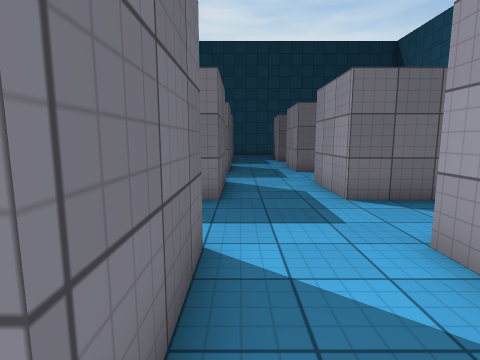
[1] (above)

23 first-person views from a walk through a Unity game level. The camera is 1.4 m above the floor, tilts 8° down and sees 80° across. The floor is counted in squares, 1 m on a side. Each view is taken from the middle of a square. On the plan, view 1 faces up. The plan holds only what a view shows up to about 14 squares ahead; the rest is blank. The player character is not drawn. Surface patterns are stand-ins for the level's own textures.

[2]
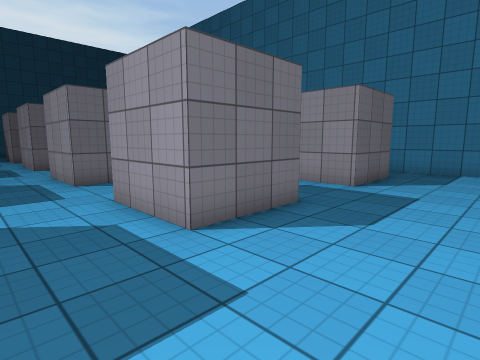

[3]
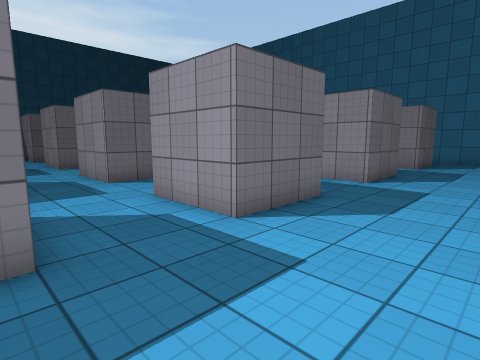

[4]
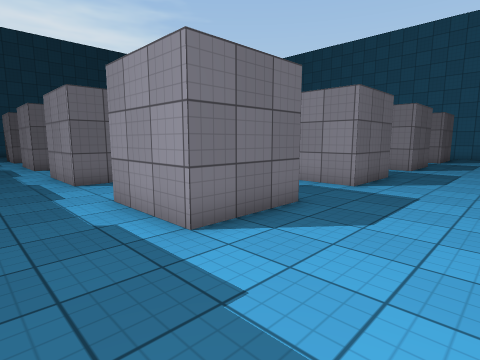

[5]
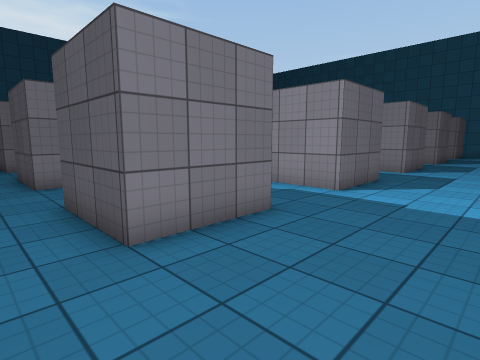

[6]
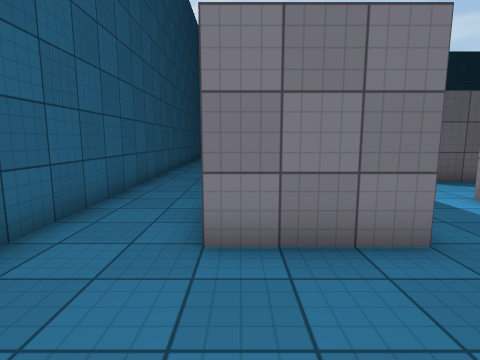

[7]
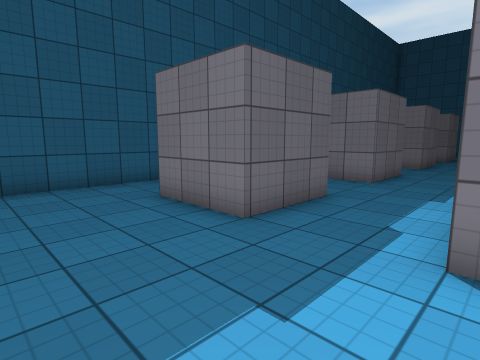

[8]
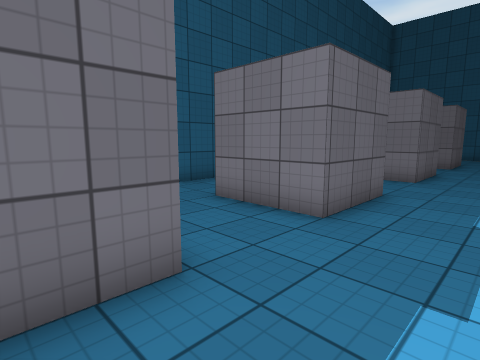

[9]
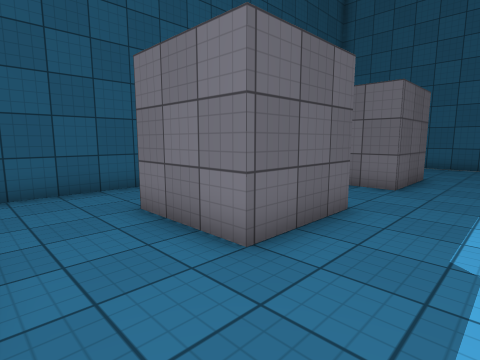

[10]
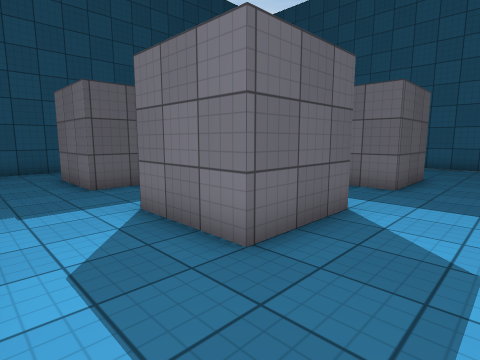

[11]
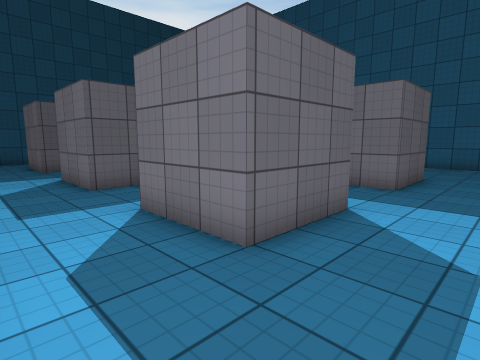

[12]
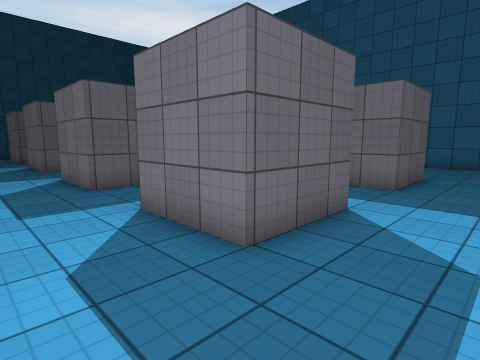

[13]
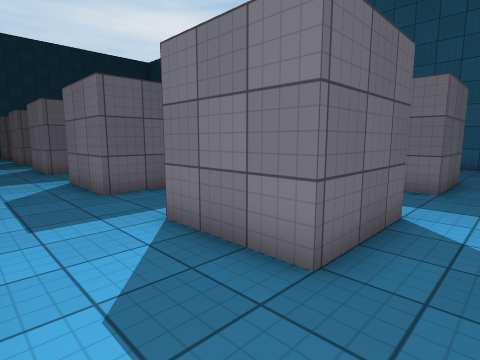

[14]
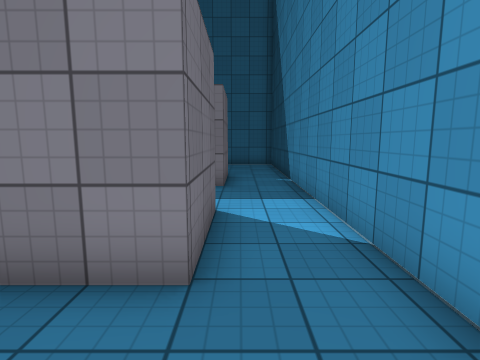

[15]
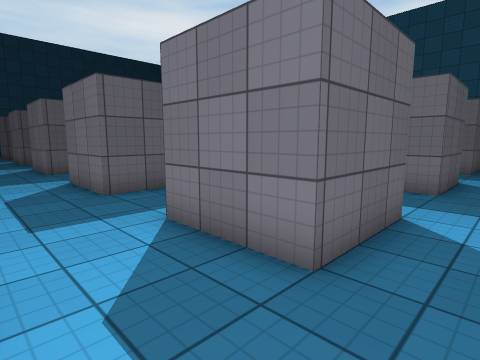

[16]
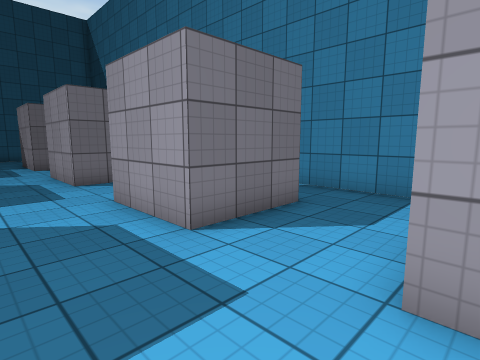

[17]
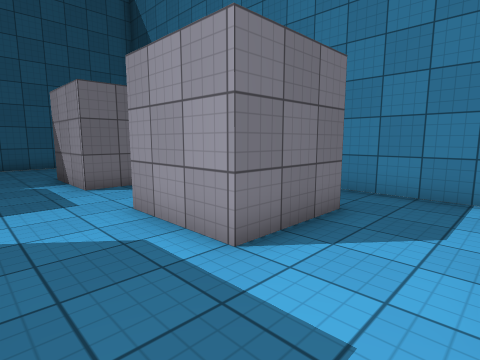

[18]
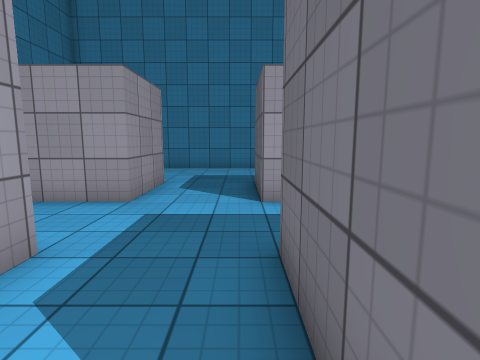

[19]
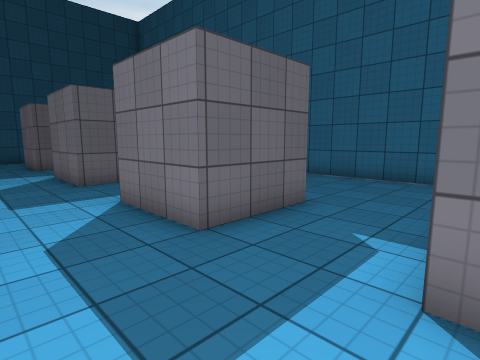

[20]
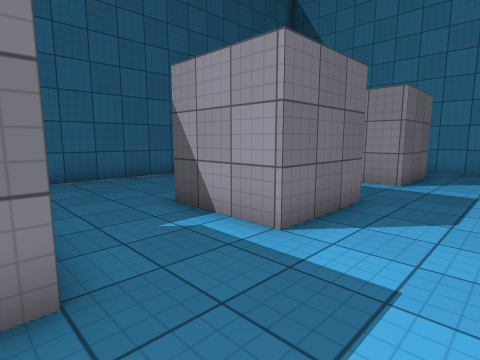

[21]
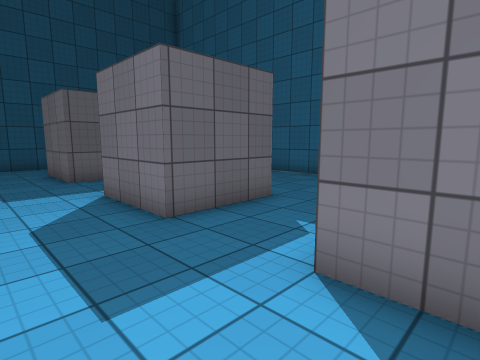

[22]
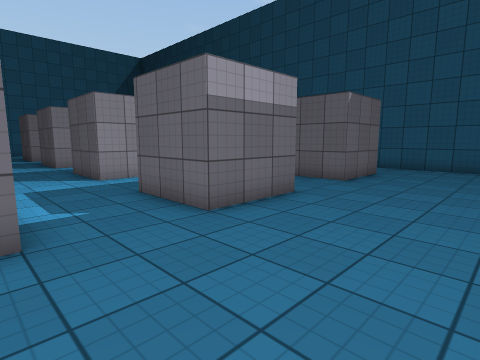

[23]
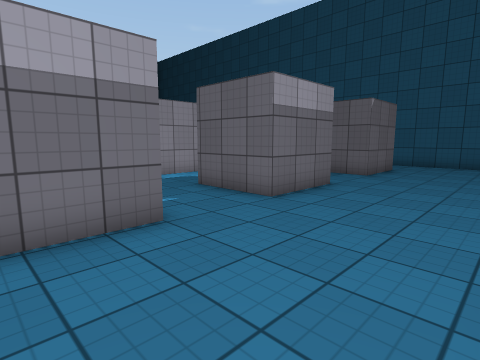

### Floor plan
Points are (right, up) in squares from view 1. A wall is a line through its corners. A room is listed if a view was taken in it or the views show most of it. See-through windows are left out.
Room 1 (views 1, 2, 3, 4, 5, 6, 7, 8, 9, 10, 11, 12, 13, 14, 15, 16, 17, 18, 19, 20, 21, 22, 23)
walls: (-0.5, 9.6) (-0.5, 6.6) (-3.5, 6.6) (-3.5, 9.6); (-0.5, 15.6) (-0.5, 12.6) (-3.5, 12.6) (-3.5, 13.5); (-6.9, 6.6) (-9.5, 6.6) (-9.5, 9.6); (-8.8, 15.6) (-6.5, 15.6) (-6.5, 12.6) (-9.5, 12.6) (-9.5, 14.5); (5.5, 9.5) (5.5, 6.6) (2.5, 6.6) (2.5, 9.6); (5.5, 15.6) (5.5, 12.6) (2.5, 12.6) (2.5, 14.5); (-0.5, 3.6) (-0.5, 0.6) (-3.5, 0.6) (-3.5, 3.6); (-3.5, 21.6) (-1.2, 21.6); (-0.5, 21.6) (-0.5, 18.6) (-3.5, 18.6); (-12.5, 9.6) (-12.5, 6.6) (-15.5, 6.6) (-15.5, 9.6); (5, 3.6) (5.5, 3.6) (5.5, 0.6) (2.5, 0.6) (2.5, 3.6); (-12.5, 15.6) (-12.5, 12.6) (-15.5, 12.6) (-15.5, 14.2); (-9.5, 21.6) (-6.5, 21.6) (-6.5, 18.6) (-9.5, 18.6); (5.5, 21.6) (5.5, 18.6) (2.5, 18.6) (2.5, 21.6); (-6.4, 0.6) (-9.5, 0.6) (-9.5, 3.6); (-12.5, 3.6) (-12.5, 0.6) (-15.5, 0.6) (-15.5, 3.6); (11.5, 9.6) (11.5, 6.6) (8.5, 6.6) (8.5, 9.6); (11.5, 15.6) (11.5, 12.6) (8.5, 12.6) (8.5, 15.6); (-5.4, 26.6) (-13.5, 26.6); (13.8, 10.5) (13.8, 24.1); (-18.2, 14) (-18.2, -2.4); (-15.5, 21.6) (-12.5, 21.6) (-12.5, 18.6) (-15.5, 18.6); (11.5, 21.6) (11.5, 18.6) (8.5, 18.6) (8.5, 21.6); (13.8, 4.9) (13.8, 8.1); (5.2, -4) (9.8, -4); (-18.2, 19.2) (-18.2, 17.4); (11.6, 0.6) (8.5, 0.6) (8.5, 3.6) (10.8, 3.6); (11.6, 26.6) (-3.6, 26.6); (-18.2, 24.8) (-18.2, 21.1); (13.8, -1.9) (13.8, 1.4)

Positions as (right, up) in squares from view 1, and headings:
1: (0, 0), facing up
2: (0, -3), facing up-right
3: (-7, -3), facing up-right
4: (-12, -3), facing up-right
5: (-17, -3), facing up-right
6: (-15, -3), facing up
7: (-9, -3), facing up-left
8: (-10, 2), facing up-left
9: (-10, 10), facing up-left
10: (-4, 10), facing up-left
11: (2, 10), facing up-left
12: (8, 10), facing up-left
13: (13, 10), facing up-left
14: (12, 10), facing up
15: (13, 4), facing up-left
16: (6, 3), facing up-right
17: (6, 10), facing up-right
18: (6, 10), facing down
19: (3, 16), facing up-left
20: (-1, 16), facing up-right
21: (-2, 16), facing up-left
22: (-3, 26), facing down-left
23: (-1, 26), facing down-left
